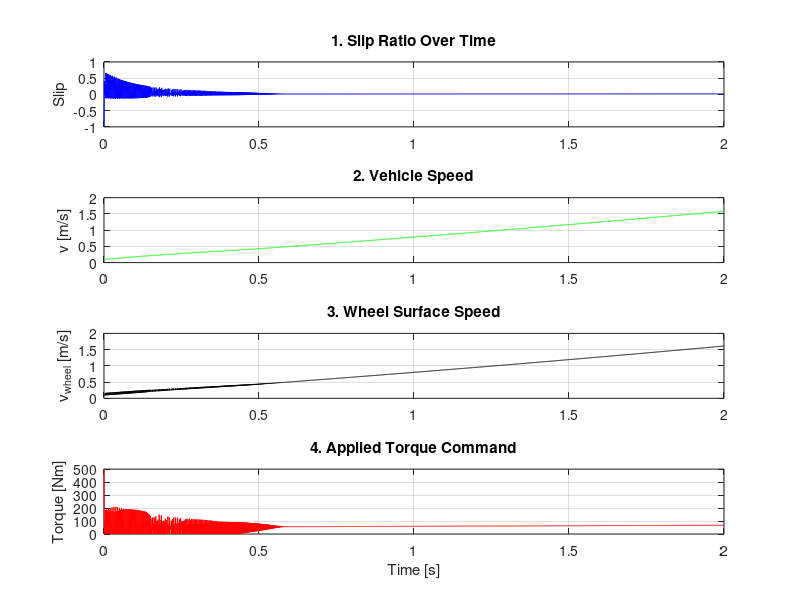

Recreate this plot in MATLAB.
% Traction Control Simulation Using Slip Ratio Feedback
% Models 1D vehicle launch from rest using a PID slip controller
clear; clc;

% Vehicle & Tire Parameters
mass = 300;              % Vehicle mass [kg]
g = 9.81;                
Fz = mass * g / 4;       % Normal load on one tire [N], assuming 4 evenly loaded wheels
R_wheel = 0.25;          % Wheel radius [m]
I_wheel = 1.2;           % Moment of inertia for one driven wheel [kg*m^2]

% Initial Conditions
v_vehicle = 0.1;         % Initial vehicle speed [m/s], small non-zero to avoid division by zero
v_dot = 0;               % Vehicle acceleration [m/s^2]

% Tire Model (Pacejka Magic Formula Coefficients)
% These are empirical parameters to simulate tire force as a function of slip
B = 10; C = 1.9; D = 1.0; E = 0.97;

% Simulation Settings
dt = 0.001;              % Time step [s]
t_end = 2;               % Total simulation time [s]
time = 0:dt:t_end;       % Time vector

% Control Target
slip_target = 0.07;      % Desired slip ratio (~7%) for maximum traction

% PID Controller Gains
Kp = 1000;               % Proportional gain
Ki = 200;                % Integral gain (helps eliminate steady-state error)
Kd = 0;                  % Derivative gain (not used here, but useful for damping)
slip_integral = 0;       
slip_prev = 0;           % For computing slip derivative

% Logging Arrays
slip_array   = zeros(size(time));   % Slip ratio at each time step
v_array      = zeros(size(time));   % Vehicle speed [m/s]
omega_array  = zeros(size(time));   % Wheel angular speed [rad/s]
torque_array = zeros(size(time));   % Applied torque command [Nm]

omega = 0;  % Initial wheel angular speed [rad/s]

% Main Simulation Loop
for i = 1:length(time)

    % Calculate Slip Ratio
    v_wheel = omega * R_wheel;  % Wheel surface speed [m/s]
    slip = (v_wheel - v_vehicle) / max(v_vehicle, 0.1);  
    % Prevent division by zero; small denominator helps near-zero startup

    % Tire Force Calculation
    % Longitudinal force generated by tire based on current slip ratio
    Fx = Fz * D * sin(C * atan(B * slip - E * (B * slip - atan(B * slip))));
    % This follows the Pacejka Magic Formula for tire modeling

    % PID Controller: Adjust Torque Based on Slip Error 
    slip_error = slip_target - slip;
    slip_integral = slip_integral + slip_error * dt;
    slip_derivative = (slip_error - slip_prev) / dt;

    T_cmd = Kp * slip_error + Ki * slip_integral + Kd * slip_derivative;
    T_cmd = min(max(T_cmd, 0), 500);  % Clamp torque between 0 and max motor limit

    slip_prev = slip_error;  % Save for next derivative calculation

    % Wheel Dynamics
    % T_net = Motor torque - braking torque from tire
    % alpha = angular acceleration = net torque / I
    alpha = (T_cmd - Fx * R_wheel) / I_wheel;
    omega = omega + alpha * dt;  % Update wheel speed via Euler integration

    % Vehicle Dynamics 
    % Longitudinal acceleration = total force / mass
    v_dot = Fx / mass;
    v_vehicle = v_vehicle + v_dot * dt;  % Update vehicle speed

    % Log Values 
    slip_array(i) = slip;
    omega_array(i) = omega;
    v_array(i) = v_vehicle;
    torque_array(i) = T_cmd;
end

% Plot
figure;

% 1. Slip Ratio Over Time
subplot(4,1,1);
plot(time, slip_array, 'b');
title('1. Slip Ratio Over Time');
ylabel('Slip');
grid on;
%  Shows how close the system stays to the target slip ratio (e.g., 0.07).
%   Too high = wheelspin; too low = underutilized traction.

% 2. Vehicle Speed Over Time
subplot(4,1,2);
plot(time, v_array, 'g');
title('2. Vehicle Speed');
ylabel('v [m/s]');
grid on;
% Monitors how fast the vehicle accelerates.
%   Faster ramp-up = better use of traction.

% 3. Wheel Surface Speed Over Time
subplot(4,1,3);
plot(time, omega_array * R_wheel, 'k');
title('3. Wheel Surface Speed');
ylabel('v_{wheel} [m/s]');
grid on;
% Should stay slightly above vehicle speed when slip is positive.
%   If much higher, it's excessive wheelspin.

% 4. Applied Motor Torque Over Time
subplot(4,1,4);
plot(time, torque_array, 'r');
title('4. Applied Torque Command');
ylabel('Torque [Nm]');
xlabel('Time [s]');
grid on;
% This is what your motor would be commanded to do.
%   Controlled in real-time based on slip feedback.
